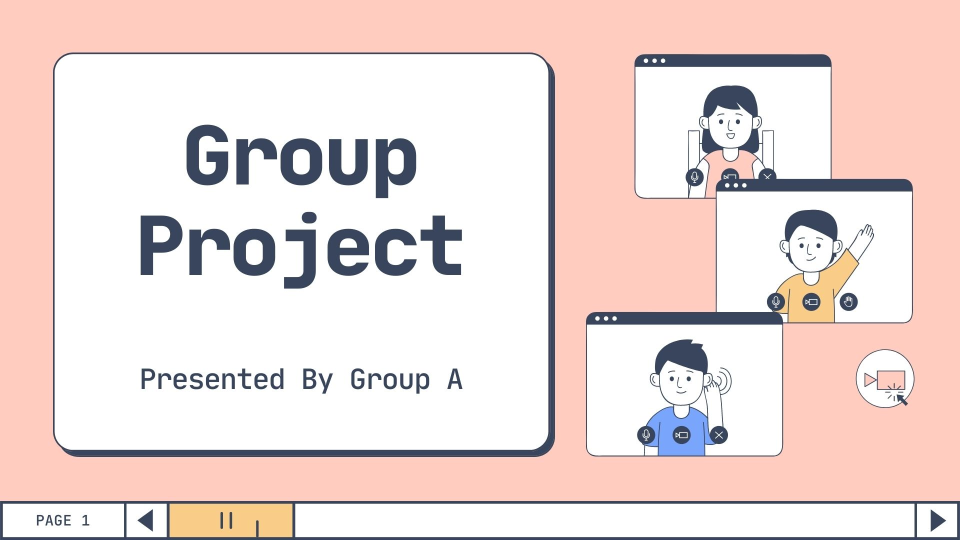
#> input picture Hand-Gesture-Presentation-System-master/Images/1.jpg, 1920 x 1080 px, given in place of the camera (shown at 1/2 size)
$ python virtual_keyboard.py
#> lines starting #> are read from the running program, lines starting #| are printed output that depends on the picture; after the words box and inside, x2 and y2 are one past the last pixel; in counts of white or black regions, pixels touching at a corner belong together
import cv2 as cv
import numpy as np
import imutils
import json
import pyautogui
import time
cam = cv.VideoCapture(0)
arr=[]
nums=["1","2","3","4","5","6","7","8","9","0"]
row1=["Q","W","E","R","T","Y","U","I","O","P"]
row2=["A","S","D","F","G","H","J","K","L"]
row3=["Z","X","C","V","B","N","M"]
row4=["space","enter","backspace","shift"]
row5=["left","up","down","right"]
row6=["volumeup","volumedown","volumemute"]
x=10
y=20
for i in range(0,10):
    data={}
    data["x"]=x
    data["y"]=y
    data["w"]=100
    data["h"]=80
    data["value"]=nums[i]
    arr.append(data)
    x=x+100
y=100
x=10
for i in range(0,10):
    data={}
    data["x"]=x
    data["y"]=y
    data["w"]=100
    data["h"]=80
    data["value"]=row1[i]
    arr.append(data)
    x=x+100
x=110
y=180
for i in range(0,9):
    data={}
    data["x"]=x
    data["y"]=y
    data["w"]=100
    data["h"]=80
    data["value"]=row2[i]
    arr.append(data)
    x=x+100
x=210
y=260
for i in range(0,7):
    data={}
    data["x"]=x
    data["y"]=y
    data["w"]=100
    data["h"]=80
    data["value"]=row3[i]
    arr.append(data)
    x=x+100
x=110
y=340
data={}
data["x"]=x
data["y"]=y
data["w"]=200
data["h"]=80
data["value"]=row4[0]
arr.append(data)
data={}
data["x"]=310
data["y"]=y
data["w"]=200
data["h"]=80
data["value"]=row4[1]
arr.append(data)
data={}
data["x"]=510
data["y"]=340
data["w"]=250
data["h"]=80
data["value"]=row4[2]
arr.append(data)
data={}
data["x"]=760
data["y"]=340
data["w"]=200
data["h"]=80
data["value"]=row4[3]
arr.append(data)
x=110
y=420
data={}
data["x"]=x
data["y"]=y
data["w"]=200
data["h"]=80
data["value"]=row5[0]
arr.append(data)
data={}
data["x"]=310
data["y"]=y
data["w"]=200
data["h"]=80
data["value"]=row5[1]
arr.append(data)
data={}
data["x"]=510
data["y"]=y
data["w"]=200
data["h"]=80
data["value"]=row5[2]
arr.append(data)
data={}
data["x"]=710
data["y"]=y
data["w"]=200
data["h"]=80
data["value"]=row5[3]
arr.append(data)
x=10
y=500
data={}
data["x"]=x
data["y"]=y
data["w"]=200
data["h"]=80
data["value"]=row6[0]
arr.append(data)
data={}
data["x"]=210
data["y"]=y
data["w"]=200
data["h"]=80
data["value"]=row6[1]
arr.append(data)
data={}
data["x"]=410
data["y"]=y
data["w"]=200
data["h"]=80
data["value"]=row6[2]
arr.append(data)

json_string=json.dumps(arr)
json_data=json.loads(json_string)
#print(json_data)
while(1):
    ret,img = cam.read()
#> img is the input picture: shape (1080, 1920, 3); mean B, G, R 214.4, 217.8, 236.3
    img = cv.GaussianBlur(img,(5,5),0)
    img=imutils.resize(img,width=1030,height=700)
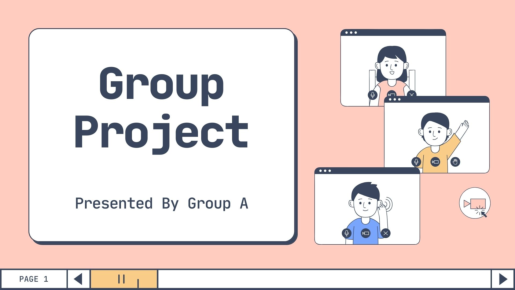
#> img: shape (579, 1030, 3) (shown at 1/2 size); mean B, G, R 214.4, 217.8, 236.3
    height,width=img.shape[:2]
    x=10
    y=20
    for i in range(0,10):
        cv.rectangle(img,(x,y),(x+100,y+80),(0,255,255),2)
        cv.putText(img,nums[i],(x+50,y+40),cv.FONT_HERSHEY_SIMPLEX,1,(0,0,255),2,cv.LINE_AA,False)
        x=x+100
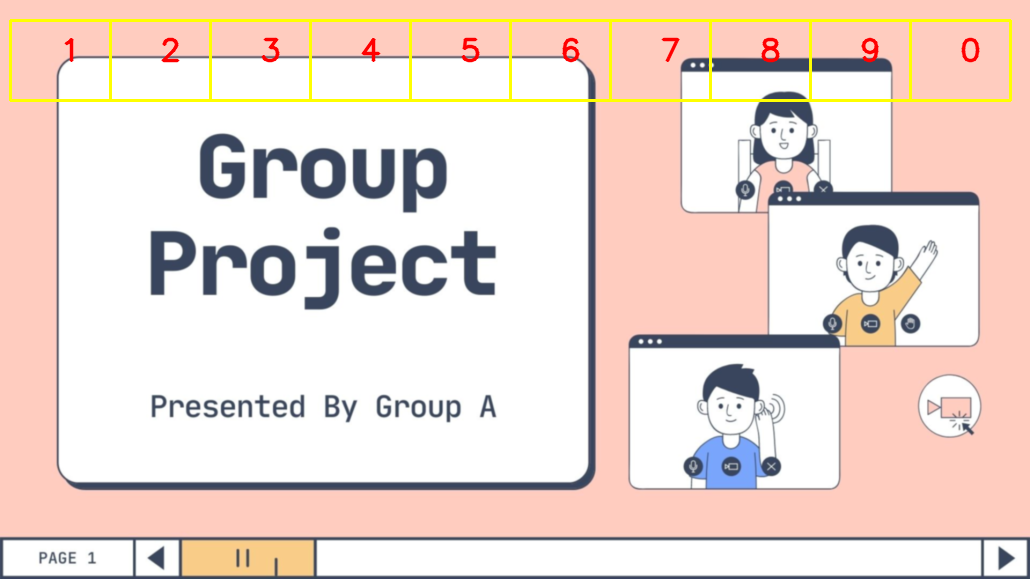
#> img: shape (579, 1030, 3); 1.87% of pixels changed, all inside (x1, y1, x2, y2) = (9, 19, 1012, 102)
#> after the loop, x = 1010
    y=100
    x=10
    for i in range(0,10):
        cv.rectangle(img,(x,y),(x+100,y+80),(0,255,255),2)
        cv.putText(img,row1[i],(x+50,y+40),cv.FONT_HERSHEY_SIMPLEX,1,(0,0,255),2,cv.LINE_AA,False)
        x=x+100
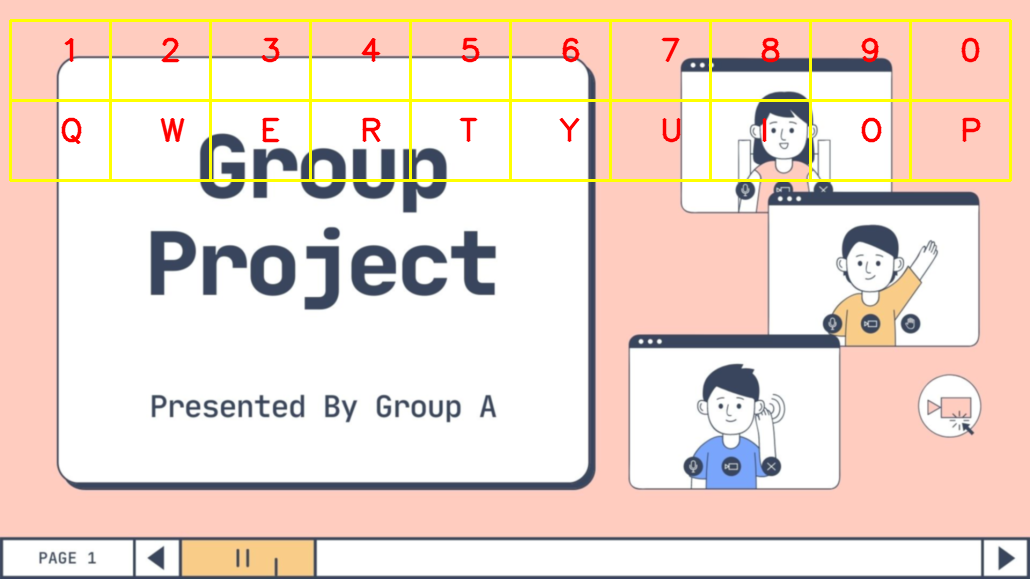
#> img: shape (579, 1030, 3); 1.37% of pixels changed, all inside (x1, y1, x2, y2) = (9, 101, 1012, 182)
#> after the loop, x = 1010
    x=110
    y=180
    for i in range(0,9):
        cv.rectangle(img,(x,y),(x+100,y+80),(0,255,255),2)
        cv.putText(img,row2[i],(x+50,y+40),cv.FONT_HERSHEY_SIMPLEX,1,(0,0,255),2,cv.LINE_AA,False)
        x=x+100
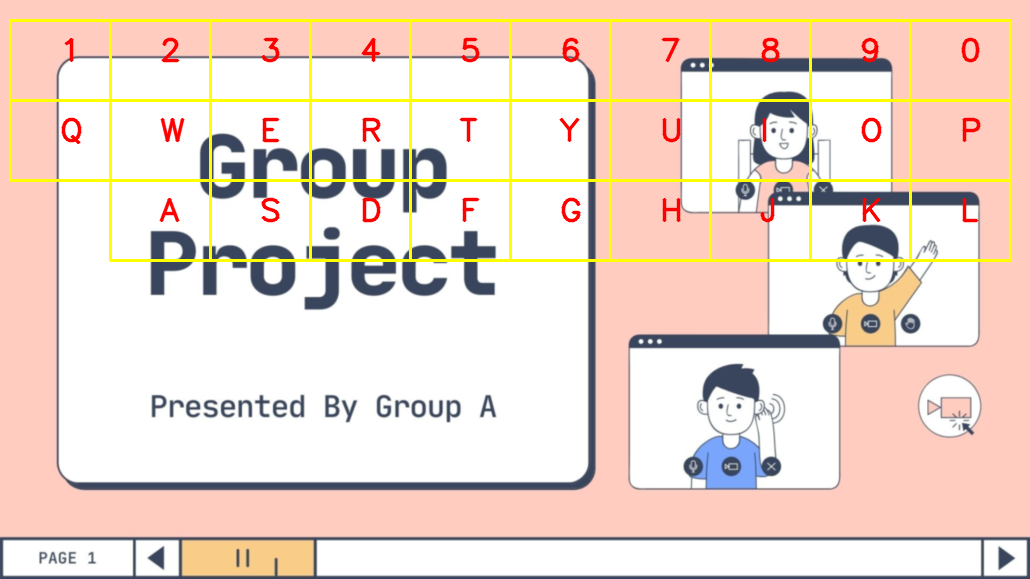
#> img: shape (579, 1030, 3); 1.22% of pixels changed, all inside (x1, y1, x2, y2) = (109, 181, 1012, 262)
#> after the loop, x = 1010

    x=210
    y=260
    for i in range(0,7):
        cv.rectangle(img,(x,y),(x+100,y+80),(0,255,255),2)
        cv.putText(img,row3[i],(x+50,y+40),cv.FONT_HERSHEY_SIMPLEX,1,(0,0,255),2,cv.LINE_AA,False)
        x=x+100
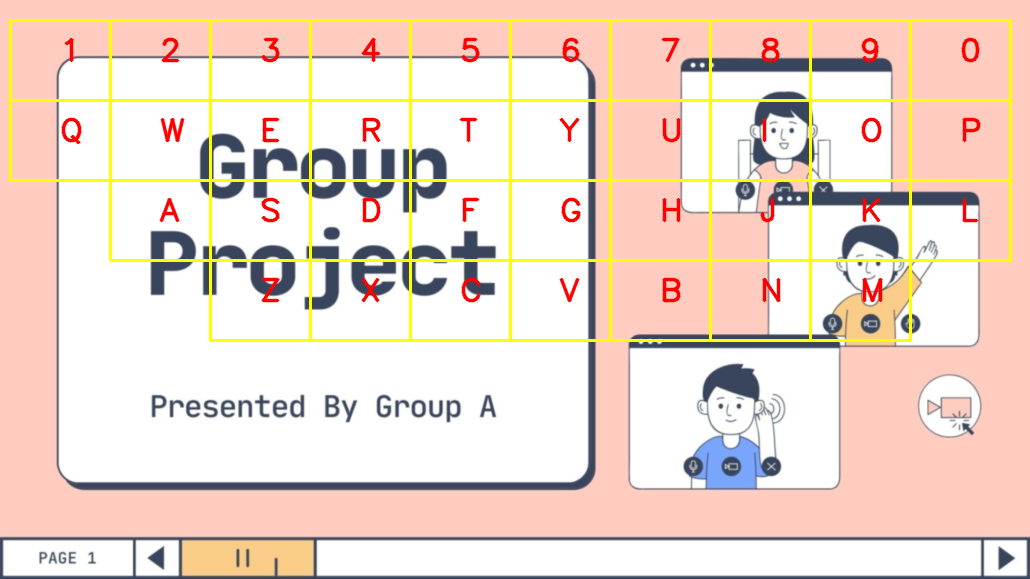
#> img: shape (579, 1030, 3); 1.01% of pixels changed, all inside (x1, y1, x2, y2) = (209, 262, 912, 342)
#> after the loop, x = 910
    x=110
    y=340
    cv.rectangle(img,(x,y),(x+200,y+80),(0,255,255),2)
    cv.putText(img,row4[0],(x+70,y+40),cv.FONT_HERSHEY_SIMPLEX,1,(0,0,255),2,cv.LINE_AA,False)
    x=310
    y=340
    cv.rectangle(img,(x,y),(x+200,y+80),(0,255,255),2)
    cv.putText(img,row4[1],(x+70,y+40),cv.FONT_HERSHEY_SIMPLEX,1,(0,0,255),2,cv.LINE_AA,False)
    x=510
    y=340
    cv.rectangle(img,(x,y),(x+250,y+80),(0,255,255),2)
    cv.putText(img,row4[2],(x+70,y+40),cv.FONT_HERSHEY_SIMPLEX,1,(0,0,255),2,cv.LINE_AA,False)
    x=760
    y=340
    cv.rectangle(img,(x,y),(x+200,y+80),(0,255,255),2)
    cv.putText(img,row4[3],(x+70,y+40),cv.FONT_HERSHEY_SIMPLEX,1,(0,0,255),2,cv.LINE_AA,False)
    x=110
    y=420
    cv.rectangle(img,(x,y),(x+200,y+80),(0,255,255),2)
    cv.putText(img,row5[0],(x+100,y+40),cv.FONT_HERSHEY_SIMPLEX,1,(0,0,255),2,cv.LINE_AA,False)
    x=310
    y=420
    cv.rectangle(img,(x,y),(x+200,y+80),(0,255,255),2)
    cv.putText(img,row5[1],(x+100,y+40),cv.FONT_HERSHEY_SIMPLEX,1,(0,0,255),2,cv.LINE_AA,False)
    x=510
    y=420
    cv.rectangle(img,(x,y),(x+200,y+80),(0,255,255),2)
    cv.putText(img,row5[2],(x+100,y+40),cv.FONT_HERSHEY_SIMPLEX,1,(0,0,255),2,cv.LINE_AA,False)
    x=710
    y=420
    cv.rectangle(img,(x,y),(x+200,y+80),(0,255,255),2)
    cv.putText(img,row5[3],(x+100,y+40),cv.FONT_HERSHEY_SIMPLEX,1,(0,0,255),2,cv.LINE_AA,False)
    x=10
    y=500
    cv.rectangle(img,(x,y),(x+200,y+80),(0,255,255),2)
    cv.putText(img,"V+",(x+60,y+40),cv.FONT_HERSHEY_SIMPLEX,1,(0,0,255),2,cv.LINE_AA,False)
    x=210
    y=500
    cv.rectangle(img,(x,y),(x+200,y+80),(0,255,255),2)
#> img: shape (579, 1030, 3); mean B, G, R 198.5, 215.3, 237.8
    cv.putText(img,"V-",(x+60,y+40),cv.FONT_HERSHEY_SIMPLEX,1,(0,0,255),2,cv.LINE_AA,False)
    x=410
    y=500
    cv.rectangle(img,(x,y),(x+200,y+80),(0,255,255),2)
#> img: shape (579, 1030, 3); mean B, G, R 198.3, 215.2, 237.8
    cv.putText(img,"Vmute",(x+60,y+40),cv.FONT_HERSHEY_SIMPLEX,1,(0,0,255),2,cv.LINE_AA,False)
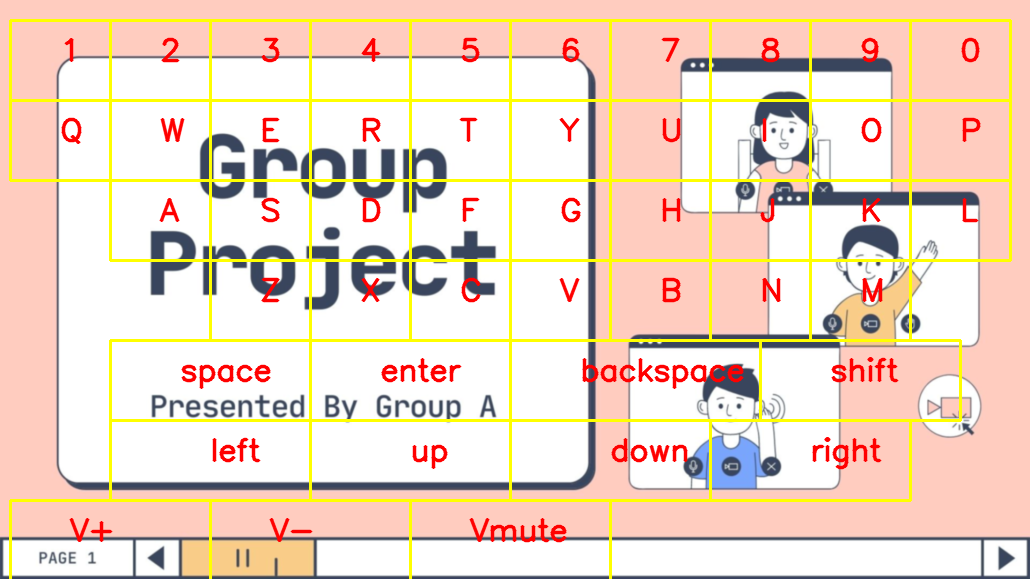
#> img: shape (579, 1030, 3); mean B, G, R 198.1, 215, 237.8

    hsv_img = cv.cvtColor(img,cv.COLOR_BGR2HSV)
#> hsv_img: shape (579, 1030, 3); mean H, S, V 20.7, 49.7, 240.8

    mask = cv.inRange(hsv_img,np.array([65,60,60]),np.array([80,255,255]))
#> mask: shape (579, 1030); every value is 0
    mask_open = cv.morphologyEx(mask,cv.MORPH_OPEN,np.ones((5,5)))
    mask_close = cv.morphologyEx(mask_open,cv.MORPH_CLOSE,np.ones((20,20)))
    mask_final = mask_close
    conts,_ = cv.findContours(mask_final.copy(),cv.RETR_EXTERNAL,cv.CHAIN_APPROX_SIMPLE)
#> conts = []
    #cv.drawContours(img,conts,-1,(255,0,0),3)
    if(len(conts)==1):
        x,y,w,h = cv.boundingRect(conts[0])
        cx = round(x+w/2)
        cy = round(y+h/2)
        cv.circle(img,(cx,cy),20,(0,0,255),2)
        word=""
        for i in range(len(json_data)):
            if cx>=int(json_data[i]["x"]) and cx<=int(json_data[i]["x"])+int(json_data[i]["w"]) and cy>=int(json_data[i]["y"]) and cy<=int(json_data[i]["y"])+int(json_data[i]["h"]):
                word=json_data[i]["value"]
        #print(word)
        pyautogui.press(word)
        #pyautogui.PAUSE=2.5
        #time.sleep(1)

    cv.imshow("cam",img)
    cv.waitKey(10)

$ run again, on Hand-Gesture-Presentation-System-master/Images/10.jpg
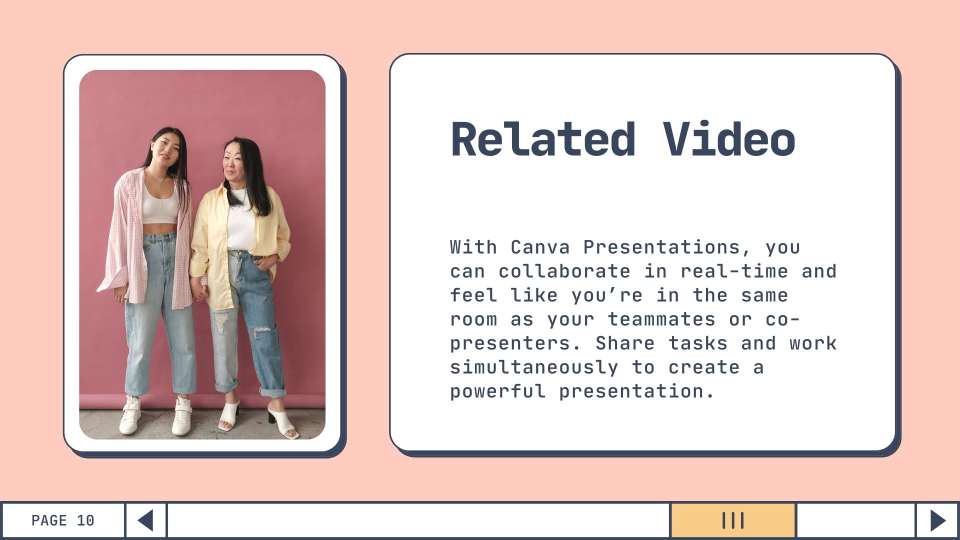
#> input picture Hand-Gesture-Presentation-System-master/Images/10.jpg, 1920 x 1080 px, given in place of the camera (shown at 1/2 size)
#> img is the input picture: shape (1080, 1920, 3); mean B, G, R 200.7, 204, 226.8
#> after the loop `for i in range(0,10):`: x = 1010
#> after the loop `for i in range(0,7):`:
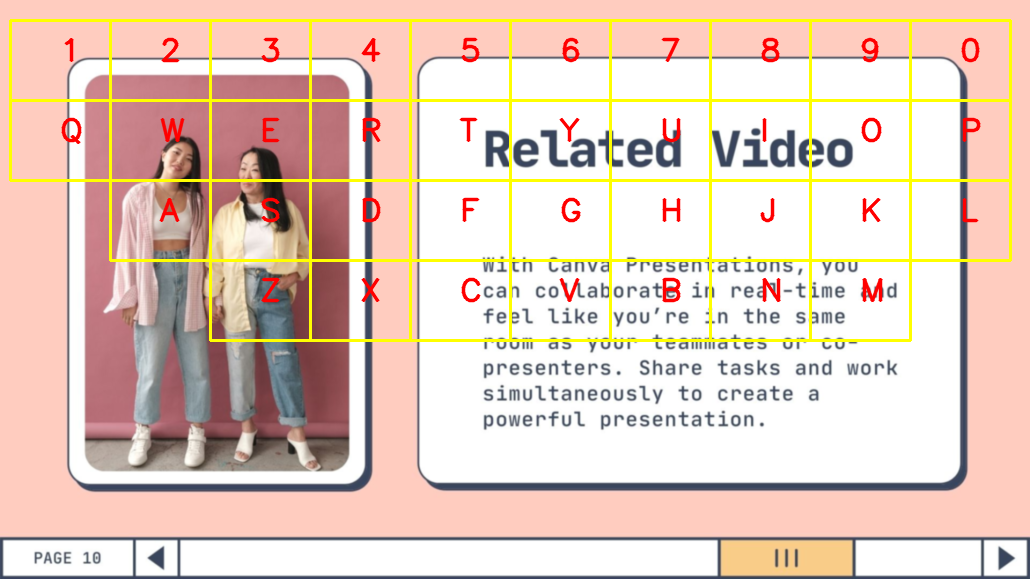
#> img: shape (579, 1030, 3); mean B, G, R 190.8, 203.9, 228.3
#> after the loop `for i in range(0,7):`: x = 910
#> `cv.putText(img,"Vmute",(x+60,y+40),cv.FONT_HERSHEY_SIMPLEX,1,(0,0,255)..`:
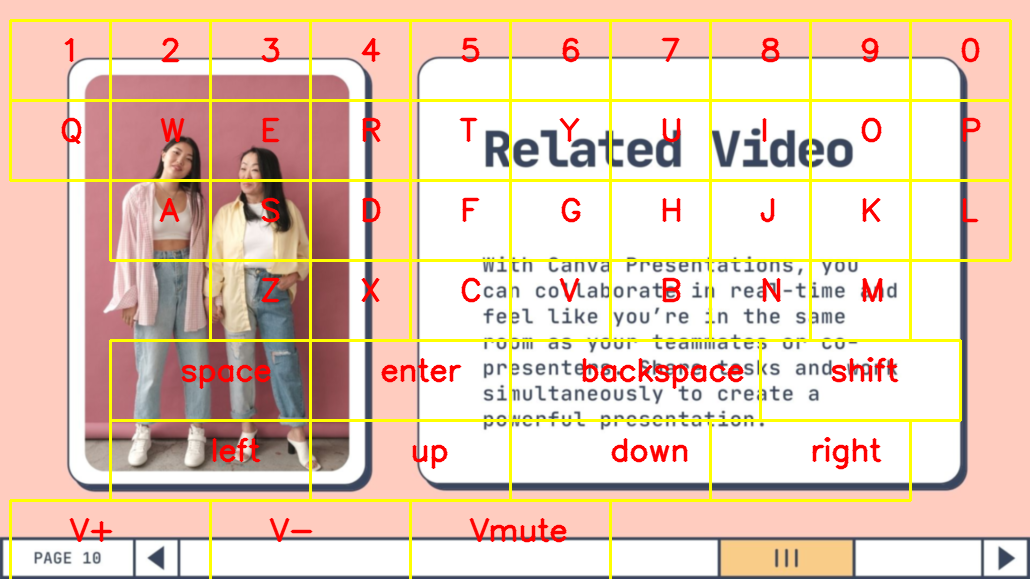
#> img: shape (579, 1030, 3); mean B, G, R 185.6, 202.4, 229.2
#> hsv_img: shape (579, 1030, 3); mean H, S, V 35.8, 54.5, 231.1
#> mask: shape (579, 1030); every value is 0
#> conts = []

$ run again, on Hand-Gesture-Presentation-System-master/Images/11.jpg
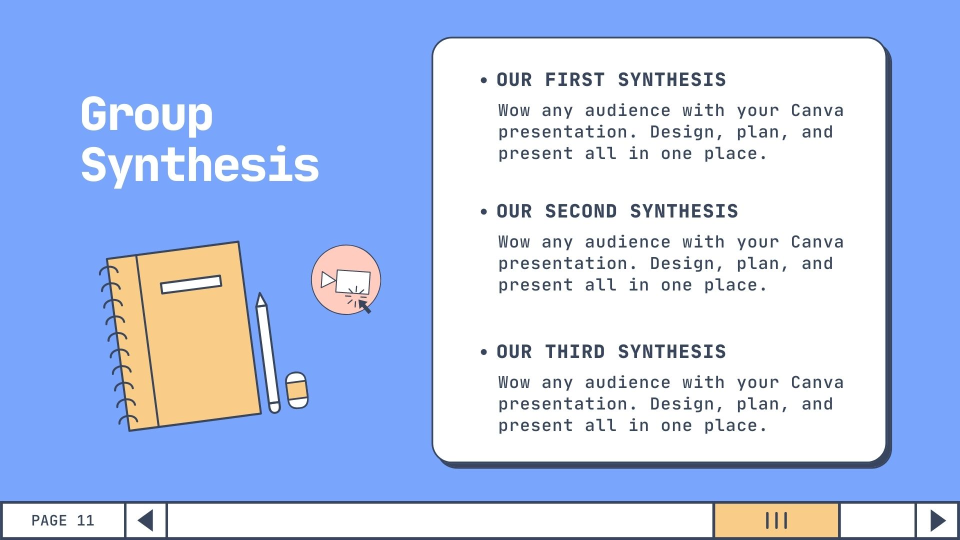
#> input picture Hand-Gesture-Presentation-System-master/Images/11.jpg, 1920 x 1080 px, given in place of the camera (shown at 1/2 size)
#> img is the input picture: shape (1080, 1920, 3); mean B, G, R 237.4, 198.4, 179.1
#> after the loop `for i in range(0,10):`: x = 1010
#> after the loop `for i in range(0,7):`:
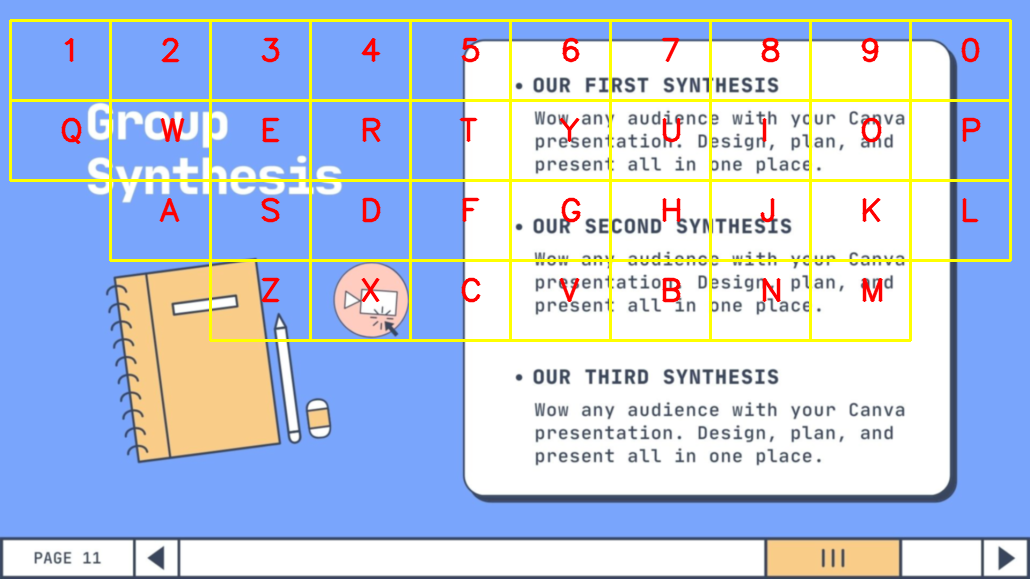
#> img: shape (579, 1030, 3); mean B, G, R 225.2, 198.2, 182.9
#> after the loop `for i in range(0,7):`: x = 910
#> `cv.putText(img,"Vmute",(x+60,y+40),cv.FONT_HERSHEY_SIMPLEX,1,(0,0,255)..`:
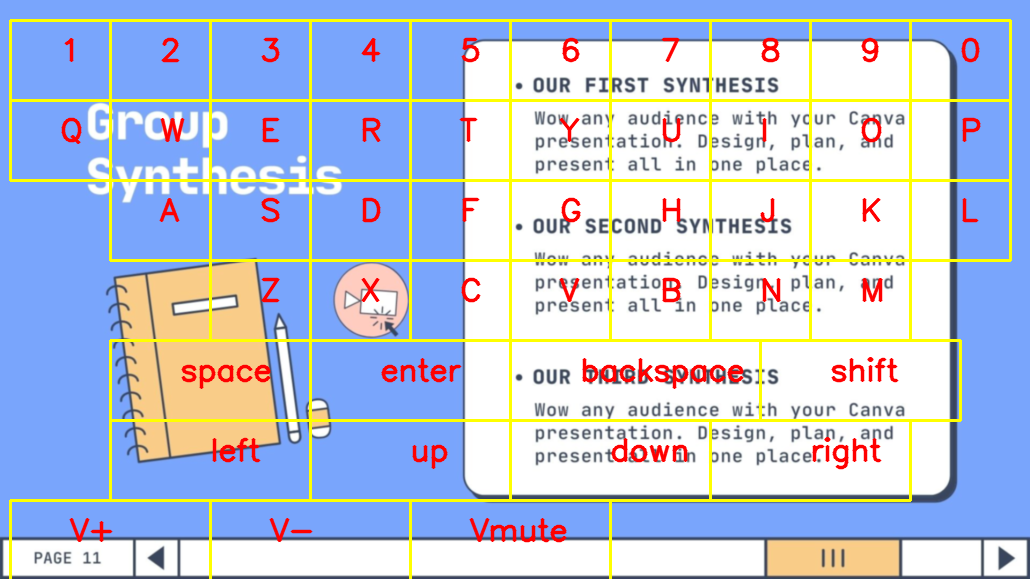
#> img: shape (579, 1030, 3); mean B, G, R 219.4, 196.9, 184.9
#> hsv_img: shape (579, 1030, 3); mean H, S, V 66.1, 87.1, 244
#> mask: shape (579, 1030); every value is 0
#> conts = []
